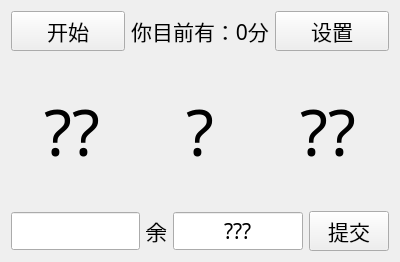
<?xml version="1.0" encoding="UTF-8"?>
<ui version="4.0">
 <class>ArithWidget</class>
 <widget class="QWidget" name="ArithWidget">
  <property name="geometry">
   <rect>
    <x>0</x>
    <y>0</y>
    <width>400</width>
    <height>262</height>
   </rect>
  </property>
  <property name="windowTitle">
   <string>ArithWidget</string>
  </property>
  <layout class="QVBoxLayout" name="verticalLayout">
   <item>
    <layout class="QHBoxLayout" name="horizontalLayout">
     <item>
      <widget class="QPushButton" name="startBtn">
       <property name="font">
        <font>
         <family>Ark Pixel 12px Proportional zh_cn</family>
         <pointsize>16</pointsize>
        </font>
       </property>
       <property name="text">
        <string>开始</string>
       </property>
      </widget>
     </item>
     <item>
      <widget class="QLabel" name="scoreLabel">
       <property name="font">
        <font>
         <family>Ark Pixel 12px Proportional zh_cn</family>
         <pointsize>16</pointsize>
        </font>
       </property>
       <property name="text">
        <string>你目前有：0分</string>
       </property>
       <property name="alignment">
        <set>Qt::AlignmentFlag::AlignCenter</set>
       </property>
      </widget>
     </item>
     <item>
      <widget class="QPushButton" name="settingsBtn">
       <property name="font">
        <font>
         <family>Ark Pixel 12px Proportional zh_cn</family>
         <pointsize>16</pointsize>
        </font>
       </property>
       <property name="text">
        <string>设置</string>
       </property>
      </widget>
     </item>
    </layout>
   </item>
   <item>
    <layout class="QHBoxLayout" name="horizontalLayout_2">
     <item>
      <widget class="QLabel" name="formerLabel">
       <property name="font">
        <font>
         <family>Ark Pixel 12px Proportional zh_cn</family>
         <pointsize>48</pointsize>
        </font>
       </property>
       <property name="text">
        <string>??</string>
       </property>
       <property name="alignment">
        <set>Qt::AlignmentFlag::AlignCenter</set>
       </property>
      </widget>
     </item>
     <item>
      <widget class="QLabel" name="operatorLabel">
       <property name="font">
        <font>
         <family>Ark Pixel 12px Proportional zh_cn</family>
         <pointsize>48</pointsize>
        </font>
       </property>
       <property name="text">
        <string>?</string>
       </property>
       <property name="alignment">
        <set>Qt::AlignmentFlag::AlignCenter</set>
       </property>
      </widget>
     </item>
     <item>
      <widget class="QLabel" name="latterLabel">
       <property name="font">
        <font>
         <family>Ark Pixel 12px Proportional zh_cn</family>
         <pointsize>48</pointsize>
        </font>
       </property>
       <property name="text">
        <string>??</string>
       </property>
       <property name="alignment">
        <set>Qt::AlignmentFlag::AlignCenter</set>
       </property>
      </widget>
     </item>
    </layout>
   </item>
   <item>
    <layout class="QHBoxLayout" name="horizontalLayout_3">
     <item>
      <widget class="QLineEdit" name="answerLineA">
       <property name="font">
        <font>
         <family>Ark Pixel 12px Proportional zh_cn</family>
         <pointsize>16</pointsize>
        </font>
       </property>
       <property name="alignment">
        <set>Qt::AlignmentFlag::AlignCenter</set>
       </property>
      </widget>
     </item>
     <item>
      <widget class="QLabel" name="divLabel">
       <property name="font">
        <font>
         <family>Ark Pixel 12px Proportional zh_cn</family>
         <pointsize>16</pointsize>
         <strikeout>false</strikeout>
        </font>
       </property>
       <property name="text">
        <string>&lt;s&gt;余&lt;/s&gt;</string>
       </property>
       <property name="alignment">
        <set>Qt::AlignmentFlag::AlignCenter</set>
       </property>
      </widget>
     </item>
     <item>
      <widget class="QLineEdit" name="answerLineB">
       <property name="font">
        <font>
         <family>Ark Pixel 12px Proportional zh_cn</family>
         <pointsize>16</pointsize>
        </font>
       </property>
       <property name="text">
        <string>???</string>
       </property>
       <property name="alignment">
        <set>Qt::AlignmentFlag::AlignCenter</set>
       </property>
       <property name="readOnly">
        <bool>true</bool>
       </property>
      </widget>
     </item>
     <item>
      <widget class="QPushButton" name="handInBtn">
       <property name="font">
        <font>
         <family>Ark Pixel 12px Proportional zh_cn</family>
         <pointsize>16</pointsize>
        </font>
       </property>
       <property name="text">
        <string>提交</string>
       </property>
      </widget>
     </item>
    </layout>
   </item>
  </layout>
 </widget>
 <resources/>
 <connections/>
</ui>
